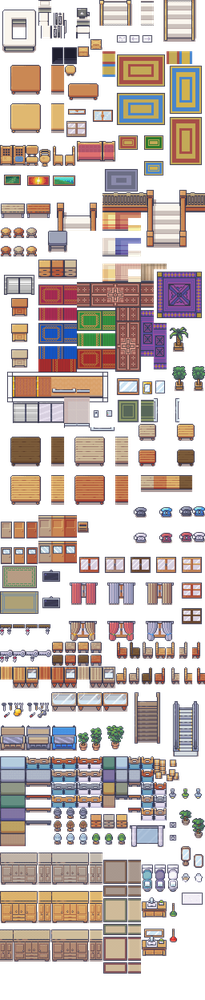
#> input picture assets/resources/image/1_Generic_32x32.png, 205 x 1000 px, shrunk from 512 x 2496 before the run
$ python slice_png_tiles.py ../../assets/resources/image/1_Generic_32x32.png out
#> lines starting #> are read from the running program, lines starting #| are printed output that depends on the picture
from __future__ import annotations

import argparse
import csv
from dataclasses import dataclass
from pathlib import Path

from PIL import Image


@dataclass(frozen=True)
class SliceResult:
    output_path: Path
    row: int
    col: int
    source_index: int


def is_fully_transparent(image: Image.Image) -> bool:
    """Return True when every pixel has alpha 0."""
    if "A" not in image.getbands():
        return False
    return image.getchannel("A").getbbox() is None


def slice_png_tiles(
    input_path: str | Path,
    output_dir: str | Path,
    tile_width: int = 32,
    tile_height: int | None = None,
    start_index: int = 0,
    skip_transparent: bool = True,
    include_partial: bool = False,
    clean_output_pngs: bool = False,
    write_metadata: bool = True,
) -> list[SliceResult]:
#> called with output_dir = 'out', tile_width = 32, tile_height = 32, start_index = 0, skip_transparent = True, include_partial = False, clean_output_pngs = False, write_metadata = True
    input_path = Path(input_path).expanduser().resolve()
    output_dir = Path(output_dir).expanduser().resolve()
    tile_height = tile_height or tile_width

    if tile_width <= 0 or tile_height <= 0:
        raise ValueError("tile_width and tile_height must be positive integers.")
    if not input_path.exists():
        raise FileNotFoundError(input_path)

    output_dir.mkdir(parents=True, exist_ok=True)
    if clean_output_pngs:
        for png in output_dir.glob("*.png"):
            png.unlink()

    source = Image.open(input_path).convert("RGBA")
#> source is the input picture: PIL image 205x1000 RGBA; mean R, G, B, A 90.4, 78.5, 75.7, 133.5
    image_width, image_height = source.size
#> image_width = 205; image_height = 1000
    cols = image_width // tile_width
#> cols = 6
    rows = image_height // tile_height
#> rows = 31
    if include_partial:
        cols += 1 if image_width % tile_width else 0
        rows += 1 if image_height % tile_height else 0

    results: list[SliceResult] = []
    output_index = start_index

    for row in range(rows):
        for col in range(cols):
            left = col * tile_width
            upper = row * tile_height
            right = min(left + tile_width, image_width)
            lower = min(upper + tile_height, image_height)

            if right <= left or lower <= upper:
                continue
            if not include_partial and (right - left != tile_width or lower - upper != tile_height):
                continue

            tile = source.crop((left, upper, right, lower))
            if tile.size != (tile_width, tile_height):
                padded = Image.new("RGBA", (tile_width, tile_height), (0, 0, 0, 0))
                padded.paste(tile, (0, 0))
                tile = padded

            if skip_transparent and is_fully_transparent(tile):
                continue

            output_path = output_dir / f"{output_index}.png"
            tile.save(output_path)
            results.append(
                SliceResult(
                    output_path=output_path,
                    row=row,
                    col=col,
                    source_index=row * cols + col,
                )
            )
            output_index += 1
#> this loop made 31 passes
#> pass 1, in slice_png_tiles, `tile.save(output_path)`:
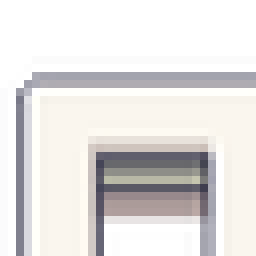
#> saved as 0.png: PIL image 32x32 RGBA (shown 8 times larger); mean R, G, B, A 129.8, 127.4, 127.9, 149.4; transparent parts drawn white
#> pass 1, in slice_png_tiles, `tile.save(output_path)`:
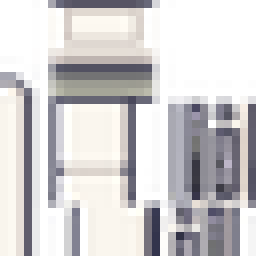
#> saved as 1.png: PIL image 32x32 RGBA (shown 8 times larger); mean R, G, B, A 130.7, 128.4, 130.8, 162.2; transparent parts drawn white
#> pass 1, in slice_png_tiles, `tile.save(output_path)`:
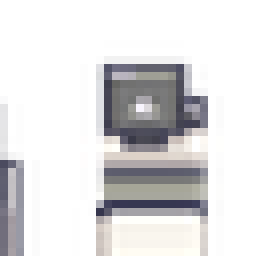
#> saved as 2.png: PIL image 32x32 RGBA (shown 8 times larger); mean R, G, B, A 60, 58.8, 61.3, 82.8; transparent parts drawn white
#> pass 1, in slice_png_tiles, `tile.save(output_path)`:
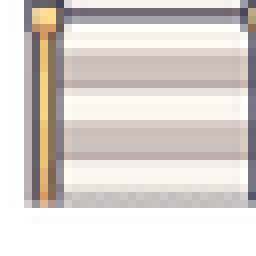
#> saved as 3.png: PIL image 32x32 RGBA (shown 8 times larger); mean R, G, B, A 157.2, 150.4, 145.5, 178.9; transparent parts drawn white
#> after the loop: tile: PIL image 32x32 RGBA; every value is 0
#> after the loop, output_index = 184; results = 184 items

    if write_metadata:
        metadata_path = output_dir / "tiles_metadata.csv"
        with metadata_path.open("w", encoding="utf-8", newline="") as file:
            writer = csv.writer(file)
            writer.writerow(["output_file", "row", "col", "source_index"])
            for result in results:
                writer.writerow([result.output_path.name, result.row, result.col, result.source_index])

    return results


def build_parser() -> argparse.ArgumentParser:
    parser = argparse.ArgumentParser(description="Slice a PNG image into numbered PNG tiles.")
    parser.add_argument("input", help="Source PNG path.")
    parser.add_argument("output", help="Output directory.")
    parser.add_argument("--tile-size", type=int, default=32, help="Square tile size. Default: 32.")
    parser.add_argument("--tile-width", type=int, help="Tile width. Overrides --tile-size.")
    parser.add_argument("--tile-height", type=int, help="Tile height. Defaults to width.")
    parser.add_argument("--start-index", type=int, default=0, help="First output number. Default: 0.")
    parser.add_argument("--keep-transparent", action="store_true", help="Do not discard fully transparent tiles.")
    parser.add_argument("--include-partial", action="store_true", help="Include right/bottom edge partial tiles padded with transparency.")
    parser.add_argument("--clean-output-pngs", action="store_true", help="Delete existing PNGs in the output directory before slicing.")
    parser.add_argument("--no-metadata", action="store_true", help="Do not write tiles_metadata.csv.")
    return parser


def main() -> int:
    args = build_parser().parse_args()
    tile_width = args.tile_width or args.tile_size
    tile_height = args.tile_height or tile_width
    results = slice_png_tiles(
        input_path=args.input,
        output_dir=args.output,
        tile_width=tile_width,
        tile_height=tile_height,
        start_index=args.start_index,
        skip_transparent=not args.keep_transparent,
        include_partial=args.include_partial,
        clean_output_pngs=args.clean_output_pngs,
        write_metadata=not args.no_metadata,
    )
#> results = 184 items
    print(f"Saved {len(results)} tiles to {Path(args.output).resolve()}")
#| Saved 184 tiles to python_town/tools/out
    return 0


if __name__ == "__main__":
    raise SystemExit(main())
#> (the program exits here)

$ run again, on assets/resources/image/23_Television_and_Film_Studio_32x32.png
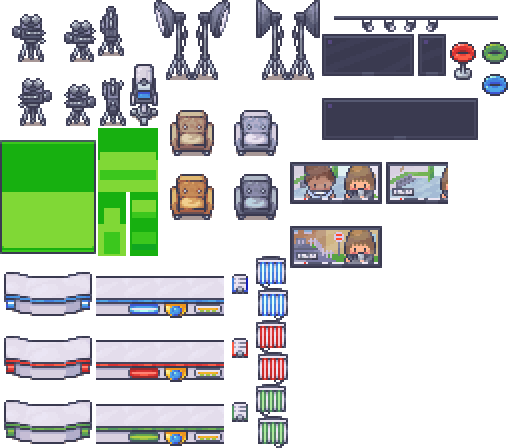
#> input picture assets/resources/image/23_Television_and_Film_Studio_32x32.png, 512 x 448 px
#> in slice_png_tiles, source is the input picture: PIL image 512x448 RGBA; mean R, G, B, A 55.6, 63.9, 57.3, 104.9
#> the loop in slice_png_tiles, `for row in range(rows):` made 14 passes
#> pass 1, in slice_png_tiles, `tile.save(output_path)`:
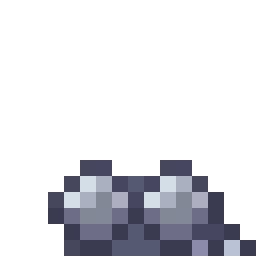
#> saved as 2.png: PIL image 32x32 RGBA (shown 8 times larger); mean R, G, B, A 35.1, 35.7, 43.9, 57.8; transparent parts drawn white
#> pass 1, in slice_png_tiles, `tile.save(output_path)`:
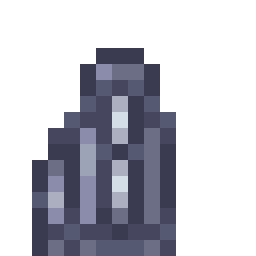
#> saved as 3.png: PIL image 32x32 RGBA (shown 8 times larger); mean R, G, B, A 45.1, 45.6, 58.4, 94.6; transparent parts drawn white
#> after the loop in slice_png_tiles, `for row in range(rows):`: output_index = 166; results = 166 items
#| Saved 166 tiles to python_town/tools/out

$ run again, on assets/resources/image/Room_Builder_3d_walls_32x32.png
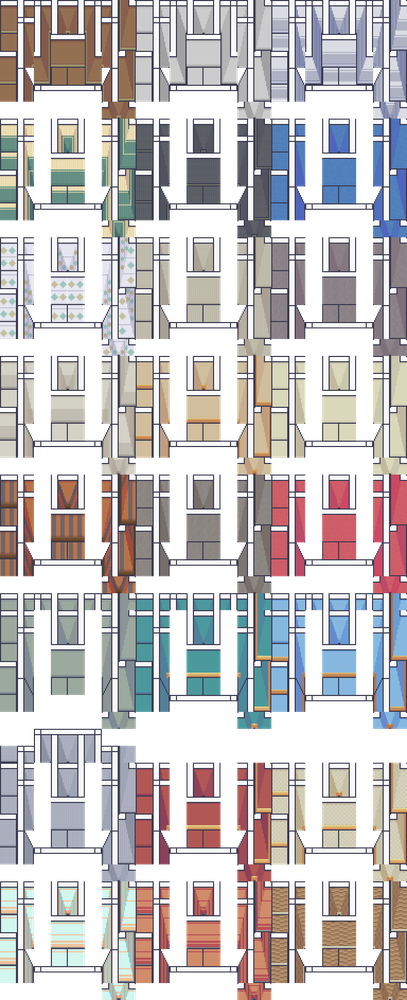
#> input picture assets/resources/image/Room_Builder_3d_walls_32x32.png, 407 x 1000 px, shrunk from 768 x 1888 before the run
#> in slice_png_tiles, source is the input picture: PIL image 407x1000 RGBA; mean R, G, B, A 117.7, 113.3, 114.8, 171.6
#> the loop in slice_png_tiles, `for row in range(rows):` made 31 passes
#> pass 1, in slice_png_tiles, `tile.save(output_path)`:
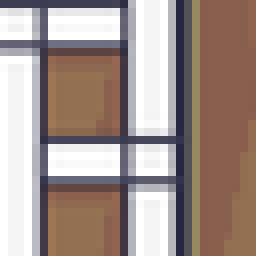
#> saved as 3.png: PIL image 32x32 RGBA (shown 8 times larger); mean R, G, B, A 164.1, 147.7, 141.9, 255
#> after the loop in slice_png_tiles, `for row in range(rows):`:
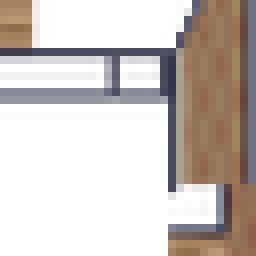
#> tile: PIL image 32x32 RGBA (shown 8 times larger); mean R, G, B, A 82, 73.6, 69, 123.2; transparent parts drawn white
#> after the loop in slice_png_tiles, `for row in range(rows):`: output_index = 370; results = 370 items
#| Saved 370 tiles to python_town/tools/out

$ run again, on assets/resources/image/Room_Builder_Floors_32x32.png
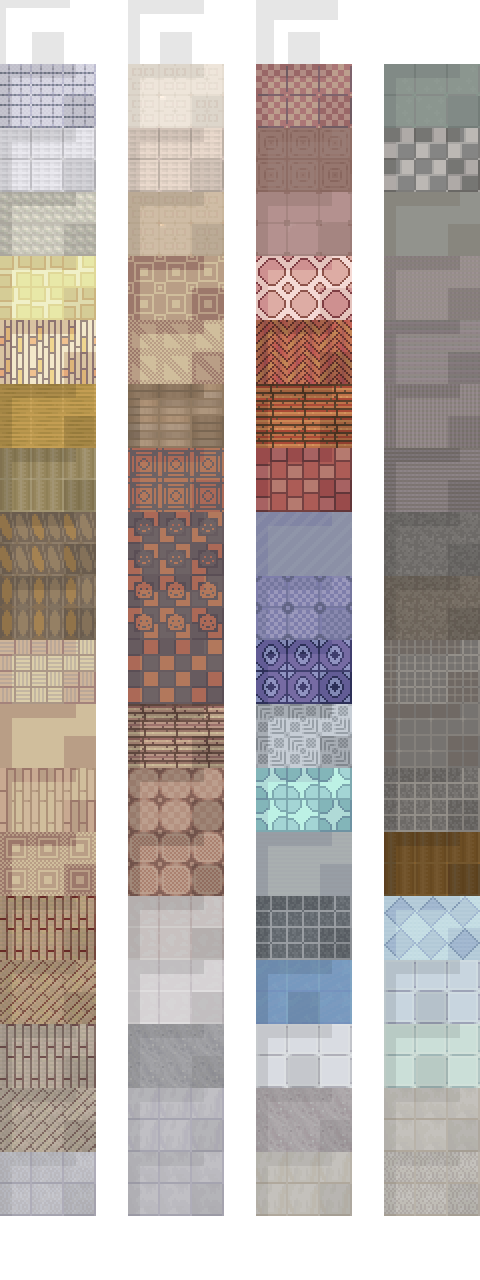
#> input picture assets/resources/image/Room_Builder_Floors_32x32.png, 480 x 1280 px
#> in slice_png_tiles, source is the input picture: PIL image 480x1280 RGBA; mean R, G, B, A 119.8, 110.1, 104.5, 183.9
#> the loop in slice_png_tiles, `for row in range(rows):` made 40 passes
#> pass 1, in slice_png_tiles, `tile.save(output_path)`:
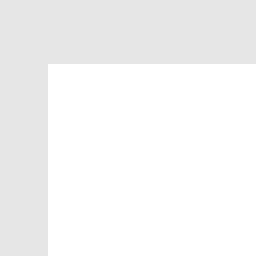
#> saved as 0.png: PIL image 32x32 RGBA (shown 8 times larger); mean R, G, B, A 17.6, 13.1, 13.5, 9.8; transparent parts drawn white
#> after the loop in slice_png_tiles, `for row in range(rows):`: output_index = 447; results = 447 items
#| Saved 447 tiles to python_town/tools/out
